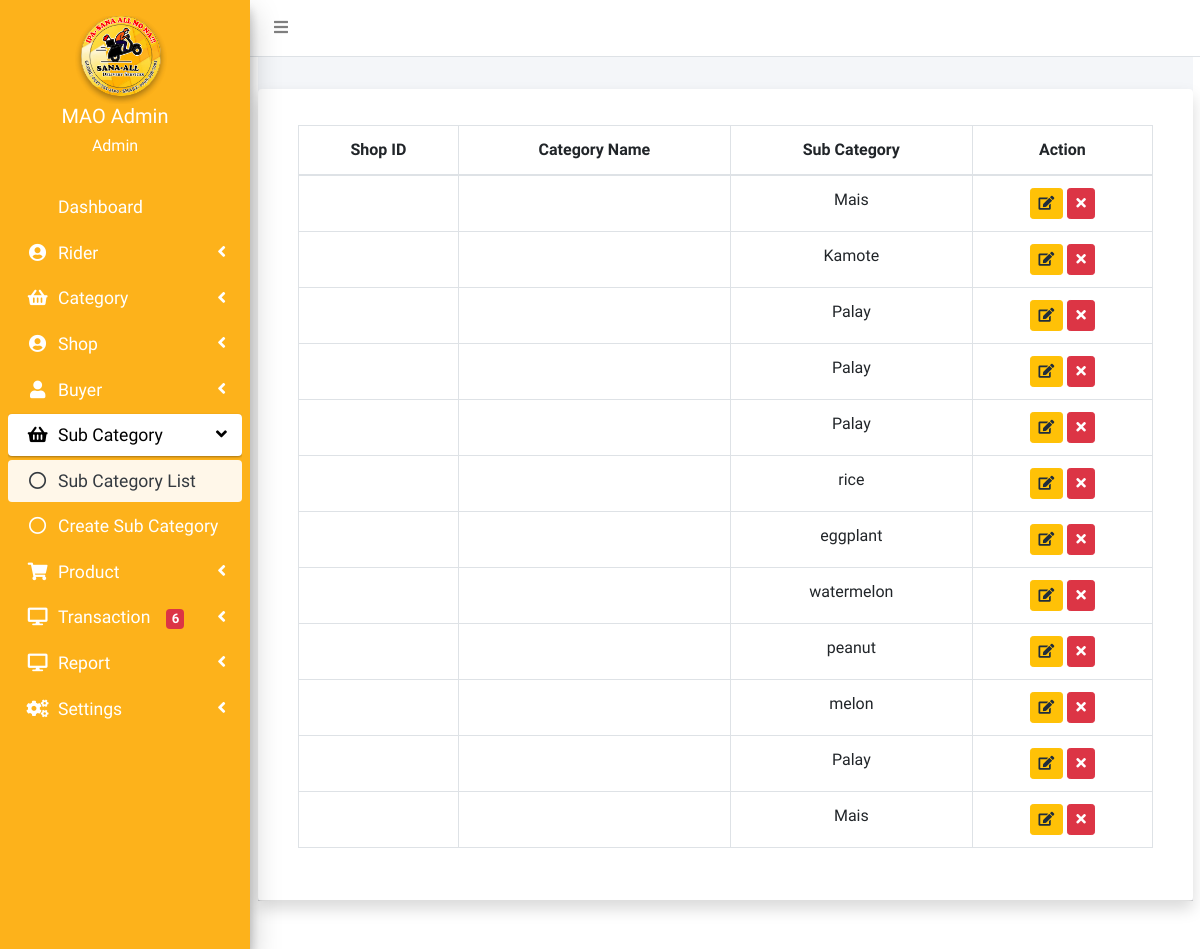
Page /admin/sub_category.php (signed in) on the earlier database version.
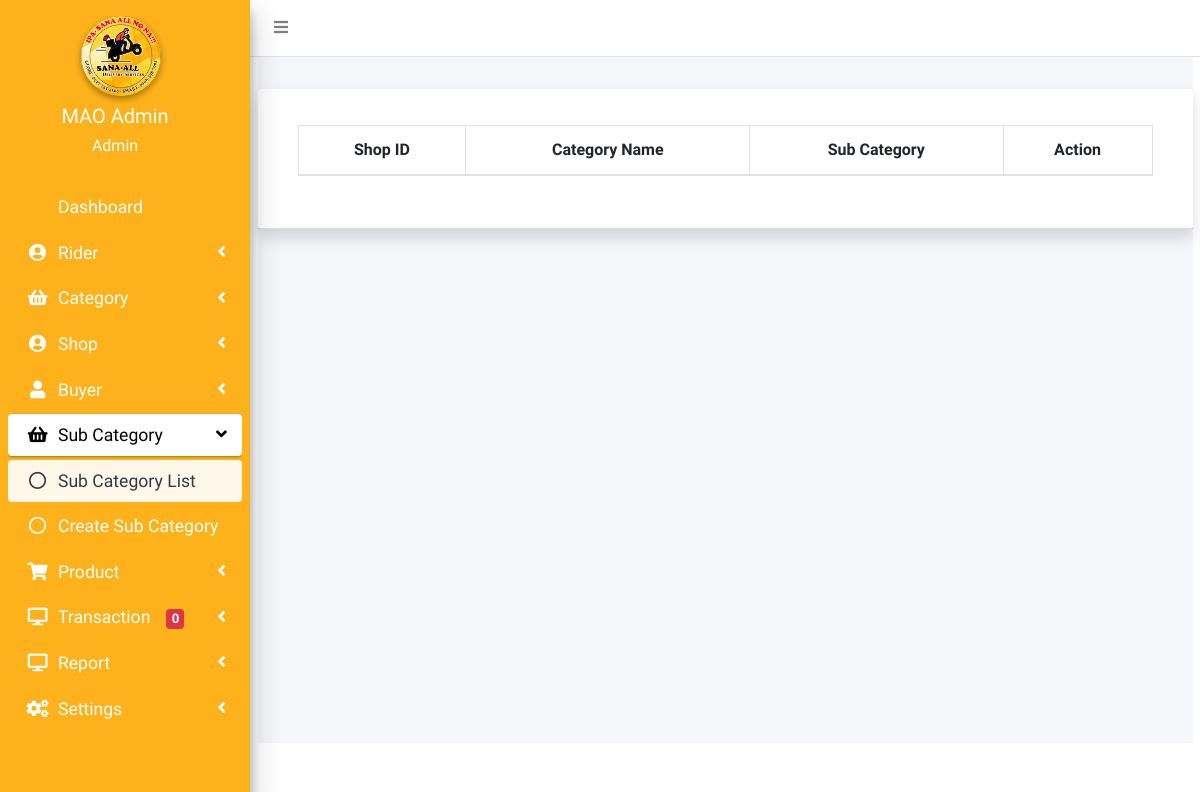
Same page on the later database version.
### tables this page shows
CREATE TABLE `subcategory` (
  `id` int(11) NOT NULL,
  `farmer_id` int(11) NOT NULL,
  `categoryid` int(11) DEFAULT NULL,
  `subcategory` varchar(255) DEFAULT NULL
);

### admin/sub_category.php (the view, shortened to what the changed rows need)
<?php include('include/session.php')?>
<?php include('include/header.php')?>
<?php include('include/sidebar.php')?>
<?php include('include/menubar.php')?>
  <div class="content-wrapper">
        <section class="content-header">
            <h1 class="h3 mb-4 text-gray">Category List</h1>
        </section>
                    <div class="card shadow mb-4">
                        <div class="card-header py-3">
                        	<div class="row">
                        	<div class="col">
                        <div class="card-body">
                        <div class="table-responsive">
                                <table class="table table-bordered text-center" id="example1" width="100%" cellspacing="0">
                                    <thead>
                                        <tr>
                                            <th>Shop ID</th>
                                            <th>Category Name</th>
                                            <th>Sub Category </th>
                                            <th>Action</th>
                                        </tr>
                                    </thead>
                                    <tbody>
                    <?php
                    $sql = "SELECT *, subcategory.id AS subid FROM subcategory LEFT JOIN shops ON shops.id=subcategory.shop_id
                    LEFT JOIN category ON category.id = shops.shop_category ";
                    $query = mysqli_query($conn, $sql);
                    while ($row = mysqli_fetch_assoc($query))
                    {
                    ?>
                        <tr>
                        <td><?php echo $row['shop_id'];?></td>
                        <td><?php echo $row['categoryName'];?></td>
                        <td><?php echo $row['subcategory'];?></td>
                    <div align="center">
                    <td>
                    <a  name="edit" href="update_sub_category.php?id=<?php echo $row['subid']?>" class="btn btn-warning btn-circle btn-sm" ><i class="fas fa-edit"></i></a>
                    <a  name="delete" onclick="return confirm('Are you sure you want to go to delete this Sub Category?')" href="crud/delete_sub_category.php?id=<?php echo $row['subid']?>"  class="btn btn-danger btn-circle btn-sm delete_button" ><i class="fas fa-times"></i></button>
                    </div>
                    <?php
                            }
                    ?>
                        </tr>
                                    </tbody>
                                </table>
                            </div>
                        </div>
                        </div>
                    </div>
    </div>
</div>
<?php include 'include/footer.php' ?>
</body>
</html>

### admin/include/sidebar.php (shortened to what the changed rows need)
<aside class="main-sidebar sidebar-dark-primary elevation-4" style="position:fixed;">
  <div class="sidebar">
    <nav class="my-3" style="font-size:17.6px; position:relative; top:-27px;">
      <ul class="nav nav-pills nav-sidebar flex-column" style="color:white;" data-widget="treeview" role="menu">
        <?php
        $sql = "SELECT
                o.order_id,
                c.customer_id,
                o.orderDate,
                o.total_q,
                o.total_p,
                o.orderStatus,
                o.paymentMethod
              FROM orders o
              JOIN customer c ON o.customer_id = c.id
              WHERE o.orderStatus NOT IN ('Delivered', 'Cancel', 'wait')";
        $query = $conn->query($sql);
        $result1 = $query->num_rows;
        ?>
        <li class="nav-item has-treeview">
          <a href="#" class="nav-link">
            <p>
              Transaction<span class="ml-3 badge badge-danger"><?php echo $result1 ?></span>
            </p>
          </a>
        </li>
      </ul>
    </nav>
  </div>
</aside>

Differences in the rows shown:
removed subcategory: subcategory "Mais"
removed subcategory: subcategory "Kamote"
removed subcategory: subcategory "Palay"
removed subcategory: subcategory "Palay"
removed subcategory: subcategory "Palay"
removed subcategory: subcategory "rice"
removed subcategory: subcategory "eggplant"
removed subcategory: subcategory "watermelon"
removed subcategory: subcategory "peanut"
removed subcategory: subcategory "melon"
removed subcategory: subcategory "Palay"
removed subcategory: subcategory "Mais"
Other differences:
$result1: "6" → "0"
